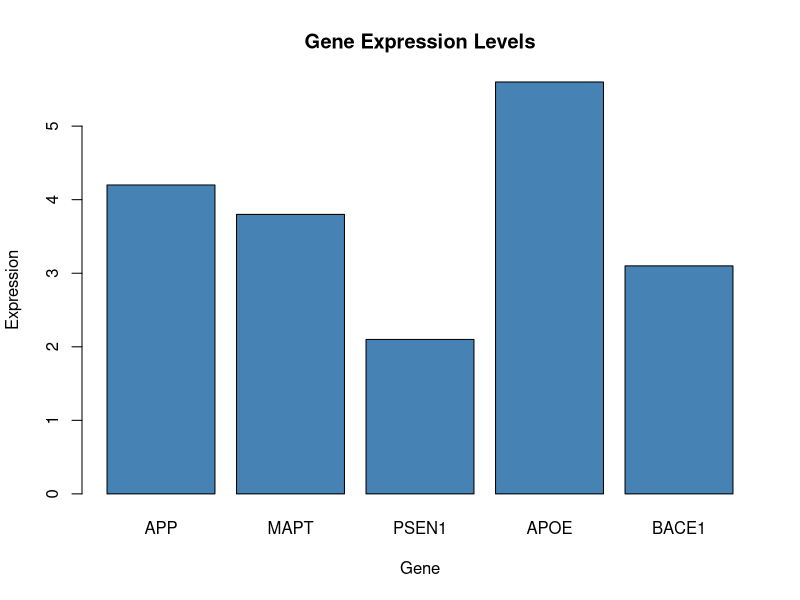
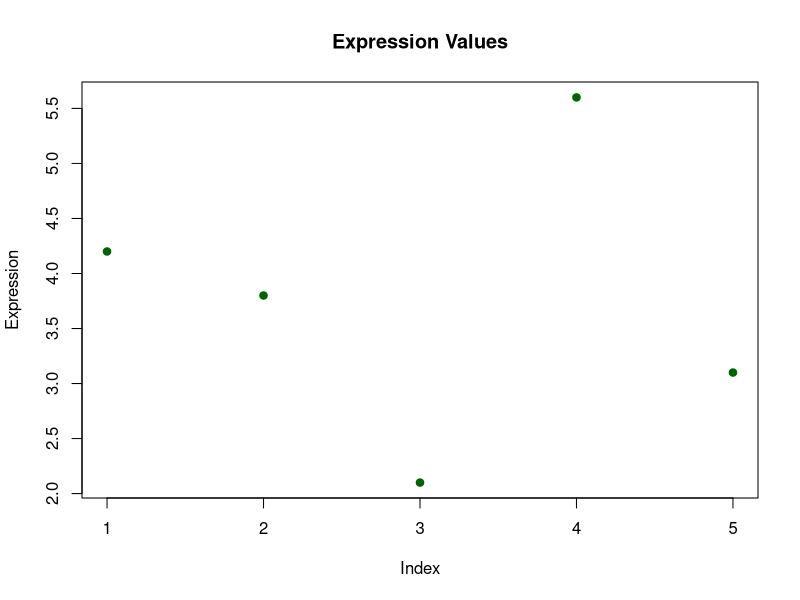

The R script that drew these images, in order:
# # Day 20 — Basic Plotting in R

#**Goal:** Create a first plot using base R, before moving to more advanced visualization tools later.

## Key concepts:
#- `barplot()` for bar charts
#- `plot()` for scatter plots
#- Labeling with `main`, `xlab`, `ylab`

#**Key takeaway:** Seeing data visually for the first time this challenge. Simple plots today, heatmaps and volcano plots come later in Phase 3.

gene_data <- data.frame(
  gene = c("APP", "MAPT", "PSEN1", "APOE", "BACE1"),
  expression = c(4.2, 3.8, 2.1, 5.6, 3.1)
)

# Basic bar plot
barplot(gene_data$expression,
        names.arg = gene_data$gene,
        main = "Gene Expression Levels",
        xlab = "Gene",
        ylab = "Expression",
        col = "steelblue")

# Basic scatter plot (just to see the shape of the data)
plot(gene_data$expression,
     main = "Expression Values",
     ylab = "Expression",
     xlab = "Index",
     pch = 19,
     col = "darkgreen")
